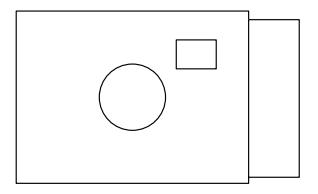
#> input picture front4.png, 318 x 194 px
$ python -i operation.py   (imports and definitions only)
#> lines starting #> are read from the running program, lines starting #| are printed output that depends on the picture; after the words box and inside, x2 and y2 are one past the last pixel; in counts of white or black regions, pixels touching at a corner belong together
#> further down, picture is the input picture: shape (194, 318, 3); min 0, max 255, mean 248.2
import cv2
from .shape import node
import math

# Round up


# [14 lines left out: functions round_up, re_arrange, not called in this run]


def draw_contour(img, out):
    # Converting into greyscale
#> called with out = 'out.png'
    imgrey = cv2.cvtColor(img.copy(), cv2.COLOR_BGR2GRAY)
    # COnverting into greyscale image to black and white image
    ret, thresh = cv2.threshold(imgrey, 127, 255, cv2.THRESH_BINARY_INV)
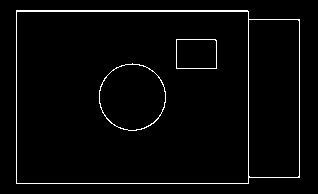
#> thresh: shape (194, 318); 2.7% white in thin lines or dots, all inside (x1, y1, x2, y2) = (16, 10, 300, 184)
    # Finding contours
    contours, hierarchy = cv2.findContours(
        thresh, cv2.RETR_CCOMP, cv2.CHAIN_APPROX_SIMPLE)
#> contours = 7 contours; box (x1, y1, x2, y2) and area: (16, 10, 300, 184) 48194, (16, 11, 249, 184) 39902, (248, 19, 300, 178) 8052, (99, 63, 166, 131) 3462, (99, 64, 166, 131) 3414, (176, 39, 217, 69) 1160, (176, 39, 217, 69) 1156
    # REarranging in descending order of area
    hierarchy, contours = zip(
        *sorted(zip(hierarchy[0], contours), key=lambda x: cv2.contourArea(x[1]), reverse=True))

    for i, c in enumerate(contours):

        if (hierarchy[i][3] != -1 or (hierarchy[i][3] == -1 and hierarchy[i][2] == -1)):
            M = cv2.moments(c)
            if(M["m00"] != 0):
                cX = int(M["m10"] / M["m00"])
                cY = int(M["m01"] / M["m00"])
                area = cv2.contourArea(c)
                rect = cv2.minAreaRect(c)

                # Ignoring small areas
                # if(area <= 4):
                #     break

                # calculate coordinates of the minimum area rectangle
                box = cv2.boxPoints(rect)
                # draw the countour number on the image
                # cv2.putText(img, "#{}".format( i), (box[0][0], box[0][1]), cv2.FONT_HERSHEY_SIMPLEX,
                #     1.0, (255, 0, 0), 1)
                # draw contours
                cv2.drawContours(img, [c], 0, (0, 0, 255), 1)
#> this loop made 7 passes
#> (cX, cY, area, rect, box) on passes 2, 3, 5, 7: (132, 97, 39902, ((132, 97), (172, 232), -90), [[248, 183], [16, 183], [16, 11], [248, 11]]), (273, 97, 8051.5, ((273.5, 98), (158, 51), -90), [[299, 177], [248, 177], [248, 19], [299, 19]]), (131, 96, 3414, ((132, 96.5), (65.76, 65.76), -45), [[132, 143], [85.5, 96.5], [132, 50], [178.5, 96.5]]), (195, 53, 1156.5, ((196, 53.5), (29, 40), -90), [[216, 68], [176, 68], [176, 39], [216, 39]])
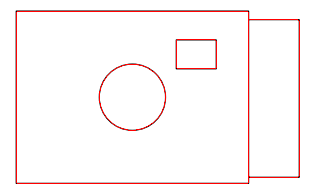
#> img: shape (194, 318, 3); mean B, G, R 247.2, 247.2, 252.9
    cv2.imwrite(out, img)


# [604 lines left out: functions add_part, combining, detect, valid_contours, not called in this run]

>>> import cv2
>>> picture = cv2.imread('../front4.png')
>>> result = draw_contour(picture, 'out.png')

$ run again, on side4.png
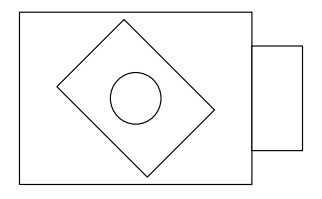
#> input picture side4.png, 322 x 199 px
#> picture is the input picture: shape (199, 322, 3); min 0, max 255, mean 247.4
#> in draw_contour, `ret, thresh = cv2.threshold(imgrey, 127, 255, cv2.THRESH_BINARY_INV)`:
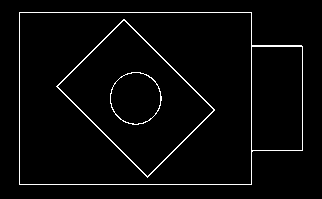
#> thresh: shape (199, 322); 2.9% white in thin lines or dots, all inside (x1, y1, x2, y2) = (19, 12, 303, 185)
#> contours = 7 contours; box (x1, y1, x2, y2) and area: (19, 12, 303, 185) 45261, (19, 12, 252, 185) 39902, (56, 19, 215, 178) 12284, (57, 20, 214, 177) 11970, (251, 46, 303, 151) 5302, (110, 72, 162, 125) 2070, (110, 72, 161, 125) 2024
#> the loop in draw_contour, `for i, c in enumerate(contours): ` made 7 passes
#> (cX, cY, area, rect, box) on passes 2, 4, 5, 7: (135, 98, 39902, ((135, 98), (172, 232), -90), [[251, 184], [19, 184], [19, 12], [251, 12]]), (135, 97, 11969.5, ((135.2, 97.75), (94.05, 127.3), -45), [[147, 176], [57, 86], [123.5, 19.5], [213.5, 109.5]]), (276, 98, 5302, ((276.5, 98), (104, 51), -90), [[302, 150], [251, 150], [251, 46], [302, 46]]), (135, 97, 2024.5, ((135.2, 97.75), (50.2, 50.91), -45), [[135.5, 133.5], [99.5, 97.5], [135, 62], [171, 98]])
#> after the loop in draw_contour, `for i, c in enumerate(contours):`:
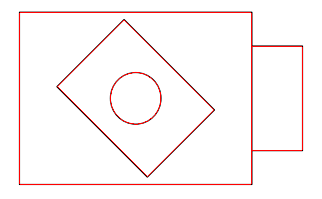
#> img: shape (199, 322, 3); mean B, G, R 246.5, 246.5, 252.3

$ run again, on top2.png
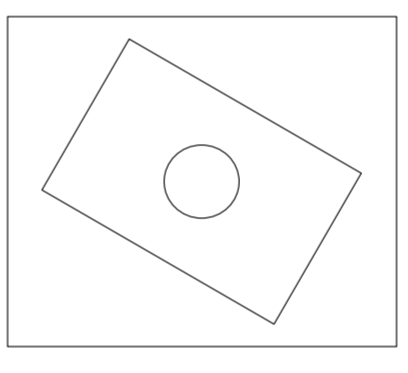
#> input picture top2.png, 408 x 373 px
#> picture is the input picture: shape (373, 408, 3); min 56, max 255, mean 250.2
#> in draw_contour, `ret, thresh = cv2.threshold(imgrey, 127, 255, cv2.THRESH_BINARY_INV)`:
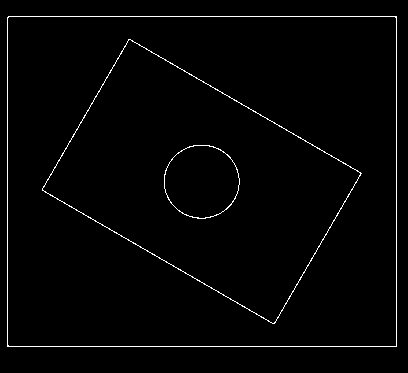
#> thresh: shape (373, 408); 1.7% white in thin lines or dots, all inside (x1, y1, x2, y2) = (7, 16, 397, 347)
#> contours = 6 contours; box (x1, y1, x2, y2) and area: (7, 16, 397, 347) 128370, (7, 16, 397, 347) 128364, (42, 39, 362, 324) 46815, (42, 39, 361, 324) 46664, (164, 145, 240, 219) 4310, (164, 145, 240, 219) 4274
#> the loop in draw_contour, `for i, c in enumerate(contours): ` made 6 passes
#> (area, rect, box) on passes 2, 6: (128363.5, ((201.5, 181), (330, 389), -90), [[396, 346], [7, 346], [7, 16], [396, 16]]), (4274, ((201, 181), (73.54, 73.54), -45), [[201, 233], [149, 181], [201, 129], [253, 181]])
#> after the loop in draw_contour, `for i, c in enumerate(contours):`:
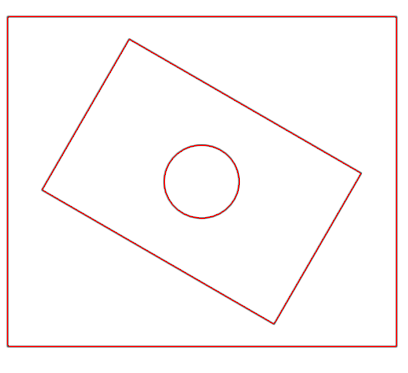
#> img: shape (373, 408, 3); mean B, G, R 248.5, 248.5, 252.5
